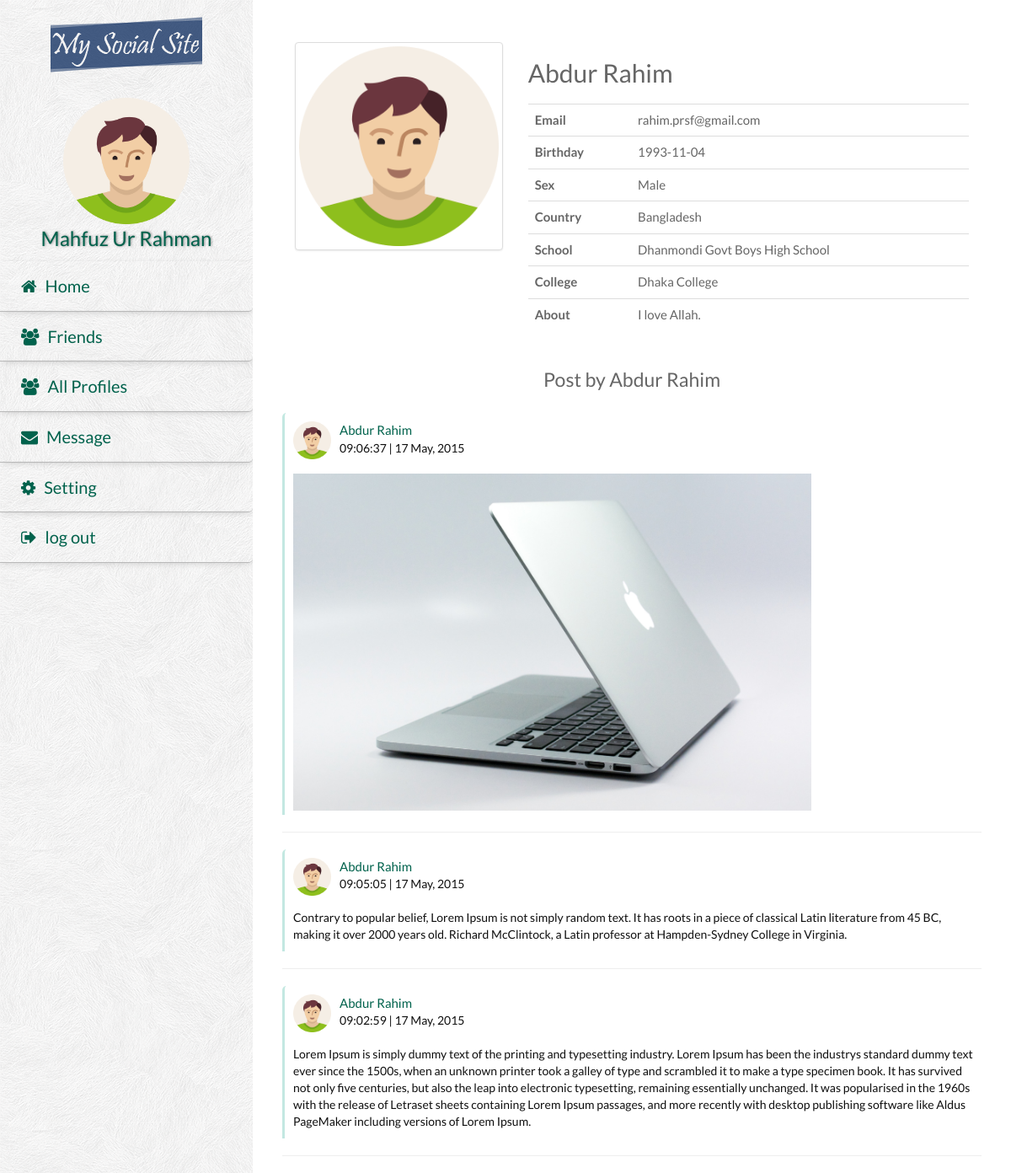
Screenshot of /Profile.php?id=20 (signed in) with the database file from the repository.
### tables this page shows
CREATE TABLE IF NOT EXISTS `profile` (
`Profile_Id` int(3) NOT NULL,
  `First_Name` varchar(15) DEFAULT NULL,
  `Last_Name` varchar(15) DEFAULT NULL,
  `DOB` date DEFAULT NULL,
  `Religion` varchar(20) DEFAULT NULL,
  `Country` varchar(20) DEFAULT NULL,
  `Sex` varchar(10) DEFAULT NULL,
  `Location_Id` int(3) DEFAULT NULL,
  `Email` varchar(40) NOT NULL,
  `About` varchar(250) DEFAULT NULL,
  `School` varchar(50) DEFAULT NULL,
  `College` varchar(50) DEFAULT NULL,
  `Profile_photo` varchar(100) NOT NULL
);

CREATE TABLE IF NOT EXISTS `status` (
`Status_Id` int(5) NOT NULL,
  `Status_Body` varchar(1500) NOT NULL,
  `Profile_Id` int(5) NOT NULL,
  `Date` datetime NOT NULL,
  `IsPhoto` tinyint(1) NOT NULL
);

### include/allQueries.php (called while the page is built, shortened)
<?php
function dbConnect() {
    static $connection;
    if (!isset($connection)) {
        $connection = mysqli_connect(DB_SERVER, DB_USERNAME, DB_PASSWORD, DB_DATABASE) or die("Can't connect");
    }
    return $connection;
}
function getUserName($id){
    $connection = dbConnect();
    $query = "SELECT First_Name, Last_Name FROM profile where Profile_Id = $id";
    $result = mysqli_query($connection, $query);
    $row = mysqli_fetch_assoc($result);
    $first_name = $row['First_Name'];
    $last_name = $row['Last_Name'];
    $full_name = $first_name.' '.$last_name;
    return $full_name;
}
function getProfilePhoto($id){
    $connection = dbConnect();
    $query = "SELECT Profile_photo from profile where Profile_Id = $id";
    $result = mysqli_query($connection, $query);
    $row = mysqli_fetch_assoc($result);
    $photo = $row['Profile_photo']."";
    return $photo;
}
function getAllDataofProfile($Id){
    $connection = dbConnect();
    $query = "select * from profile where Profile_Id = $Id";
    $result = mysqli_query($connection, $query);
    if($result){
        return $result;
    }
}
function getPostofID($id){
    $connection = dbConnect();
    $query = "select * "
            . "from status "
            . "where Profile_id = $id  Order by Date DESC ";
    $result = mysqli_query($connection, $query);
    if($result){
         return $result;
    }
}

### Profile.php (the view, shortened to what this page needs)
<?php
include_once 'include/allQueries.php';
if (isset($_GET['id'])) {
    $Id = $_GET['id'];
} else {
    $Id = $_SESSION['ID'];
}
?>
<!DOCTYPE html>
<html lang="en">
    <head>
        <link rel="stylesheet" type="text/css" href="css/bootstrap.min.css">
        <link rel="stylesheet" type="text/css" href="css/bootstrap-theme.min.css">
        <link rel="stylesheet" type="text/css" href="css/style-index.css">
        <link rel="stylesheet" type="text/css" href="css/font-awesome.min.css">
    </head>
    <body>
        <header>
<?php include 'include/menu.php'; ?>
        </header>
        <section>
            <div class="mainbox">
                <div class="row">
                    <div class="col-lg-4 profilemainphoto">
                        <img style="" class="img-thumbnail" src="<?php echo getProfilePhoto($Id); ?>" >
                    </div>
                    <div class="col-lg-8">
                        <h2>
                            <?php echo getUserName($Id); ?></h2>
                        <?php
                            $result = getAllDataofProfile($Id);
                            $row = mysqli_fetch_assoc($result)
                        ?>
                            <table class="table">
                                <tr>
                                    <th>Email</th>
                                    <td><?php echo $row['Email']; ?></td>
                                </tr>
                                <tr>
                                    <th>Birthday</th>
                                    <td><?php echo $row['DOB']; ?></td>
                                </tr>
                                <tr>
                                    <th>Sex</th>
                                    <td><?php echo $row['Sex']; ?></td>
                                </tr>
                                <tr>
                                    <th>Country</th>
                                    <td><?php echo $row['Country']; ?></td>
                                </tr>
                                <tr>
                                    <th>School</th>
                                    <td><?php echo $row['School']; ?></td>
                                </tr>
                                <tr>
                                    <th>College</th>
                                    <td><?php echo $row['College']; ?></td>
                                </tr>
                                <tr>
                                    <th>About</th>
                                    <td><?php echo $row['About']; ?></td>
                                </tr>
                            </table>
                    </div>
                </div>
                <br>
                <h3 class="text-center">Post by <?php  echo getUserName($Id);?></h3>
                <br>
                <?php
                $result = getPostofID($Id);
                while ($status = mysqli_fetch_assoc($result)) {
                    ?>
                    <div class="row">
                        <div class="userpost">
                            <div class="head">
                                <div class="photo">
                                    <img src="<?php echo getProfilePhoto($status['Profile_Id']) ?>">
                                </div>
                                <div class="content">
                                    <a><?php echo getUserName($status['Profile_Id']) ?></a>
                                    <p><?php echo date("h:i:s | d M, Y", strtotime($status['Date'])); ?></p>
                                </div>
                            </div>
                            <div class="sbody">
                                <?php
                                if ($status['IsPhoto'] == 1) {
                                    ?>
                                    <img src="<?php echo $status['Status_Body']; ?>">
                                    <?php
                                } else {
                                    ?>
                                    <p><?php echo $status['Status_Body']; ?></p>
                                    <?php
                                }
                                ?>
                            </div>
                        </div>
                        <hr>
                    </div>
                <?php } ?>
            </div>
        </section>
    </body>
</html>

### include/menu.php (shortened to what this page needs)
<div class="leftmenu">
    <div class="logo">
        <img src="img/logo.png">
    </div>
    <div class="mainpp">
        <img style="" class="" src="<?php echo getProfilePhoto($_SESSION['ID']); ?>">
        <br>
        <a class="mainppname" href="Profile.php"><?php echo getUserName($_SESSION['ID']); ?></a>
    </div>
    <div class="menu">
        <ul>
            <li class=""><a href="index.php"><div class="menuicon"><i class="fa fa-home"></i></div>Home</a></li>
            <li class=""><a href="Friends.php"><div class="menuicon"><i class="fa fa-group"></i></div>Friends</a> </li>
            <li class=""><a href="AllUsers.php"><div class="menuicon"><i class="fa fa-group"></i></div>All Profiles</a></li>
            <li class=""><a href="Message.php"><div class="menuicon"><i class="fa fa-envelope"></i></div>Message</a></li>
            <li class=""><a href="Setting.php"><div class="menuicon"><i class="fa fa-gear"></i></div>Setting</a></li>
            <li class=""><a href="index.php?q=logout"><div class="menuicon"><i class="fa fa-sign-out"></i></div>log out</a></li>
        </ul>
    </div>
</div>

### css/style-index.css (style rules this page uses)
body { color: #666666; font-family: 'Lato', sans-serif; font-size: 15px; line-height: 1.42857; height: 100%; margin: 0; padding: 0; }
a { color: #00624c; text-decoration: none; }
h2 { font-size: 200%; padding-bottom: 10px; }
h3 { font-size: 23px; margin-top: 5px; margin-bottom: 5px; }
p { margin: 0 0 5px; font-size: 14px; color: #101010; }
.leftmenu { background: url("../img/patterns/subtle_white_feathers.png") repeat; float: left; height: 100%; position: fixed; width: 25%; overflow: auto; }
.logo { width: 180px; height: auto; padding: 20px 0px; margin: 0 auto; }
.menu ul { margin: 0; padding: 0; }
.menu ul li { border-bottom: 1px solid #bababa; border-radius: 0 0 5px; box-shadow: 0 2px 8px -3px #bababa; list-style: outside none none; padding: 15px 25px; }
.menu ul li a { font-size: 20px; }
.menuicon { float: left; margin-right: 10px; }
.mainbox { float: right; width: 75%; height: 100%; padding: 50px 50px 0; }
.photo img { height: 45px; width: 45px; }
.head { margin-bottom: 15px; }
.photo { float: left; margin-right: 10px; }
.userpost { border-left: 3px solid rgba(58, 178, 156, 0.3); padding: 10px 10px 5px; border-radius: 5px 0px 0px 0px; }
.content { overflow: hidden; }
.mainpp { padding: 10px 0px; text-align: center; }
.mainppname { font-size: x-large; text-shadow: 1px 0 3px gray; }
.mainpp img { // box-shadow: 2px 3px 7px -4px; height: 150px; width: auto; }
.sbody img { height: 400px; width: auto; }
.profilemainphoto img { width: 100%; height: auto;; }

### rows the page displays
profile: Profile_photo (picture), getUserName($_SESSION['ID']) "Mahfuz Ur Rahman"
profile: Profile_photo (picture), getUserName($Id) "Abdur Rahim", Email "rahim.prsf@gmail.com", DOB "1993-11-04", Sex "Male", Country "Bangladesh", School "Dhanmondi Govt Boys High School", College "Dhaka College", About "I love Allah."
status: Profile_Id.Profile_photo (picture), Profile_Id.Last_Name "Abdur Rahim", Date "09:06:37 | 17 May, 2015", Status_Body (picture)
status: Profile_Id.Profile_photo (picture), Profile_Id.Last_Name "Abdur Rahim", Date "09:05:05 | 17 May, 2015", Status_Body "Contrary to popular belief, Lorem Ipsum is not simply random text. It has roots in a piece of classical Latin literature from 45 BC, making it over 2000 years old. Richard McClintock, a Latin professor at Hampden-Sydney College in Virginia."
status: Profile_Id.Profile_photo (picture), Profile_Id.Last_Name "Abdur Rahim", Date "09:02:59 | 17 May, 2015", Status_Body "Lorem Ipsum is simply dummy text of the printing and typesetting industry. Lorem Ipsum has been the industrys standard dummy text ever since the 1500s, when an unknown printer took a galley of type and scrambled it to make a type specimen book. It has survived not only five centuries, but also the leap into electronic typesetting, remaining essentially unchanged. It was popularised in the 1960s with the release of Letraset sheets containing Lorem Ipsum passages, and more recently with desktop publishing software like Aldus PageMaker including versions of Lorem Ipsum."
